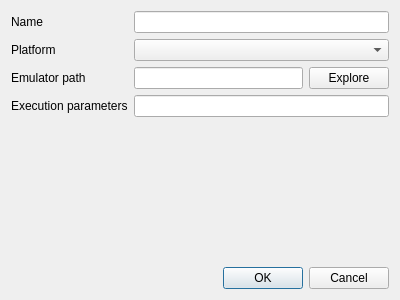
<?xml version="1.0" encoding="UTF-8"?>
<ui version="4.0">
 <class>EmulatorEditDialog</class>
 <widget class="QDialog" name="EmulatorEditDialog">
  <property name="geometry">
   <rect>
    <x>0</x>
    <y>0</y>
    <width>400</width>
    <height>300</height>
   </rect>
  </property>
  <property name="windowTitle">
   <string>Dialog</string>
  </property>
  <layout class="QGridLayout" name="gridLayout">
   <item row="1" column="1" colspan="2">
    <widget class="QComboBox" name="combobox_platform"/>
   </item>
   <item row="2" column="0">
    <widget class="QLabel" name="label_emulator_path">
     <property name="text">
      <string>Emulator path</string>
     </property>
    </widget>
   </item>
   <item row="4" column="0" colspan="3">
    <spacer name="verticalSpacer">
     <property name="orientation">
      <enum>Qt::Vertical</enum>
     </property>
     <property name="sizeHint" stdset="0">
      <size>
       <width>20</width>
       <height>40</height>
      </size>
     </property>
    </spacer>
   </item>
   <item row="2" column="2">
    <widget class="QPushButton" name="button_explore">
     <property name="text">
      <string>Explore</string>
     </property>
    </widget>
   </item>
   <item row="0" column="1" colspan="2">
    <widget class="QLineEdit" name="edit_name"/>
   </item>
   <item row="1" column="0">
    <widget class="QLabel" name="label_platform">
     <property name="text">
      <string>Platform</string>
     </property>
    </widget>
   </item>
   <item row="3" column="0">
    <widget class="QLabel" name="label_execution_parameters">
     <property name="text">
      <string>Execution parameters</string>
     </property>
    </widget>
   </item>
   <item row="2" column="1">
    <widget class="QLineEdit" name="edit_emulator_path"/>
   </item>
   <item row="0" column="0">
    <widget class="QLabel" name="label_name">
     <property name="text">
      <string>Name</string>
     </property>
    </widget>
   </item>
   <item row="3" column="1" colspan="2">
    <widget class="QLineEdit" name="edit_execution_parameters"/>
   </item>
   <item row="5" column="0" colspan="3">
    <widget class="QDialogButtonBox" name="buttonBox">
     <property name="orientation">
      <enum>Qt::Horizontal</enum>
     </property>
     <property name="standardButtons">
      <set>QDialogButtonBox::Cancel|QDialogButtonBox::Ok</set>
     </property>
    </widget>
   </item>
  </layout>
 </widget>
 <resources/>
 <connections>
  <connection>
   <sender>buttonBox</sender>
   <signal>accepted()</signal>
   <receiver>EmulatorEditDialog</receiver>
   <slot>accept()</slot>
   <hints>
    <hint type="sourcelabel">
     <x>248</x>
     <y>254</y>
    </hint>
    <hint type="destinationlabel">
     <x>157</x>
     <y>274</y>
    </hint>
   </hints>
  </connection>
  <connection>
   <sender>buttonBox</sender>
   <signal>rejected()</signal>
   <receiver>EmulatorEditDialog</receiver>
   <slot>reject()</slot>
   <hints>
    <hint type="sourcelabel">
     <x>316</x>
     <y>260</y>
    </hint>
    <hint type="destinationlabel">
     <x>286</x>
     <y>274</y>
    </hint>
   </hints>
  </connection>
 </connections>
</ui>
